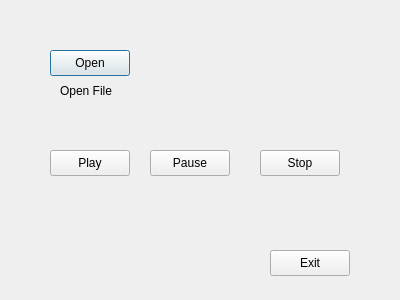
<?xml version="1.0" encoding="UTF-8"?>
<ui version="4.0">
 <class>MusicDialog</class>
 <widget class="QDialog" name="MusicDialog">
  <property name="geometry">
   <rect>
    <x>0</x>
    <y>0</y>
    <width>400</width>
    <height>300</height>
   </rect>
  </property>
  <property name="windowTitle">
   <string>Dialog</string>
  </property>
  <widget class="QLabel" name="openFileLabel">
   <property name="geometry">
    <rect>
     <x>60</x>
     <y>80</y>
     <width>211</width>
     <height>21</height>
    </rect>
   </property>
   <property name="text">
    <string>Open File</string>
   </property>
  </widget>
  <widget class="QPushButton" name="openButton">
   <property name="geometry">
    <rect>
     <x>50</x>
     <y>50</y>
     <width>80</width>
     <height>26</height>
    </rect>
   </property>
   <property name="text">
    <string>Open</string>
   </property>
  </widget>
  <widget class="QPushButton" name="playButton">
   <property name="geometry">
    <rect>
     <x>50</x>
     <y>150</y>
     <width>80</width>
     <height>26</height>
    </rect>
   </property>
   <property name="text">
    <string>Play</string>
   </property>
  </widget>
  <widget class="QPushButton" name="pauseButton">
   <property name="geometry">
    <rect>
     <x>150</x>
     <y>150</y>
     <width>80</width>
     <height>26</height>
    </rect>
   </property>
   <property name="text">
    <string>Pause</string>
   </property>
  </widget>
  <widget class="QPushButton" name="stopButton">
   <property name="geometry">
    <rect>
     <x>260</x>
     <y>150</y>
     <width>80</width>
     <height>26</height>
    </rect>
   </property>
   <property name="text">
    <string>Stop</string>
   </property>
  </widget>
  <widget class="QPushButton" name="exitButton">
   <property name="geometry">
    <rect>
     <x>270</x>
     <y>250</y>
     <width>80</width>
     <height>26</height>
    </rect>
   </property>
   <property name="text">
    <string>Exit</string>
   </property>
  </widget>
 </widget>
 <resources/>
 <connections/>
</ui>
